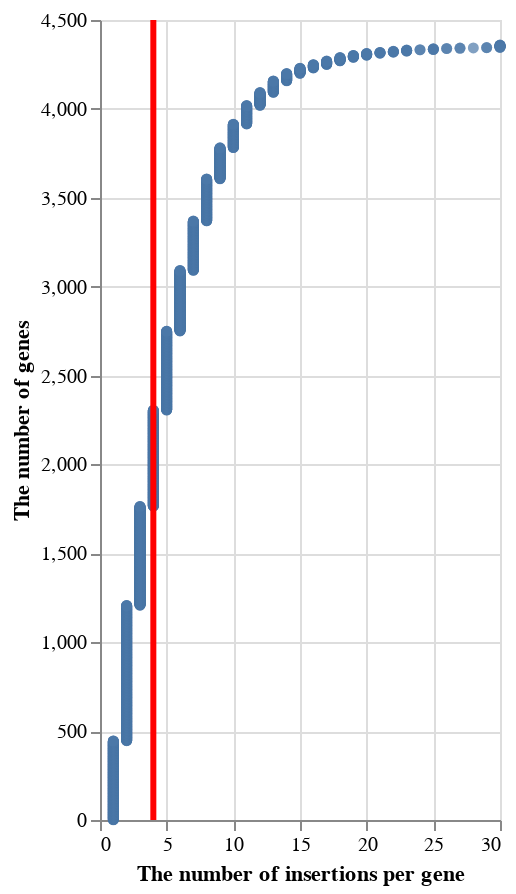

Notebook source saved alongside this figure:
### Code cell
import altair as alt

alt.Chart(gene_coverage).mark_circle().encode(
    x=alt.X("Coverage:Q", title="The number of insertions per gene", scale=alt.Scale(domain=[0, 30], clamp=True)),
    y=alt.Y("rank:Q", title="The number of genes"),
).properties(
    width=200,
    height=400
) + alt.Chart(pd.DataFrame({'x': [4]})).mark_rule(strokeWidth=3).encode(
    x='x:Q',
    color=alt.value("red")
)

### Figure 1 — Vega-Lite specification as saved in the notebook (floating-point values rounded to 4 significant figures; data arrays with more than 128 entries replaced by an {"elided": "..."} marker saying what was removed)
{"config": {"view": {"continuousWidth": 300, "continuousHeight": 300}}, "layer": [{"data": {"name": "data-d32dfc48c977b7b77b09f44620e66d58"}, "mark": {"type": "circle"}, "encoding": {"x": {"field": "Coverage", "scale": {"clamp": true, "domain": [0, 30]}, "title": "The number of insertions per gene", "type": "quantitative"}, "y": {"field": "rank", "title": "The number of genes", "type": "quantitative"}}}, {"data": {"name": "data-08682ad82c437b1d61938969c610f53a"}, "mark": {"type": "rule", "strokeWidth": 3}, "encoding": {"color": {"value": "red"}, "x": {"field": "x", "type": "quantitative"}}}], "height": 400, "width": 200, "$schema": "https://vega.github.io/schema/vega-lite/v5.20.1.json", "datasets": {"data-d32dfc48c977b7b77b09f44620e66d58": {"elided": "4359 records"}, "data-08682ad82c437b1d61938969c610f53a": [{"x": 4}]}}
